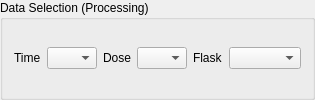
     <widget class="QGroupBox" name="groupBox_Data">
      <property name="title">
       <string>Data Selection (Processing)</string>
      </property>
      <layout class="QGridLayout" name="gridLayout_3">
       <item row="0" column="0">
        <widget class="QLabel" name="label_2">
         <property name="sizePolicy">
          <sizepolicy hsizetype="Maximum" vsizetype="Preferred">
           <horstretch>0</horstretch>
           <verstretch>0</verstretch>
          </sizepolicy>
         </property>
         <property name="text">
          <string>Time</string>
         </property>
        </widget>
       </item>
       <item row="0" column="2">
        <widget class="QLabel" name="label">
         <property name="sizePolicy">
          <sizepolicy hsizetype="Maximum" vsizetype="Preferred">
           <horstretch>0</horstretch>
           <verstretch>0</verstretch>
          </sizepolicy>
         </property>
         <property name="text">
          <string>Dose</string>
         </property>
        </widget>
       </item>
       <item row="0" column="5">
        <widget class="QComboBox" name="comboBox_Data_Flask"/>
       </item>
       <item row="0" column="1">
        <widget class="QComboBox" name="comboBox_Data_Time">
         <property name="minimumSize">
          <size>
           <width>50</width>
           <height>0</height>
          </size>
         </property>
         <property name="maximumSize">
          <size>
           <width>50</width>
           <height>16777215</height>
          </size>
         </property>
        </widget>
       </item>
       <item row="0" column="3">
        <widget class="QComboBox" name="comboBox_Data_Dose">
         <property name="minimumSize">
          <size>
           <width>50</width>
           <height>0</height>
          </size>
         </property>
         <property name="maximumSize">
          <size>
           <width>50</width>
           <height>16777215</height>
          </size>
         </property>
        </widget>
       </item>
       <item row="0" column="4">
        <widget class="QLabel" name="label_3">
         <property name="sizePolicy">
          <sizepolicy hsizetype="Maximum" vsizetype="Preferred">
           <horstretch>0</horstretch>
           <verstretch>0</verstretch>
          </sizepolicy>
         </property>
         <property name="text">
          <string>Flask</string>
         </property>
        </widget>
       </item>
      </layout>
     </widget>
